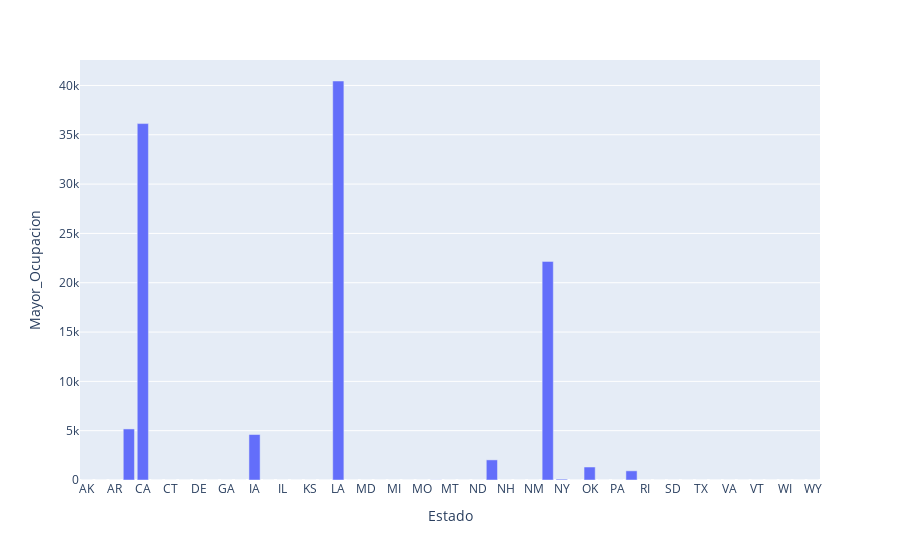

Source (notebook cell):
### Code cell
fig = px.bar(camas_estado, x='Estado', y='Mayor_Ocupacion')
fig.show()

### Figure 1 — Plotly figure (JSON) as saved in the notebook; plotly's stock layout.template omitted (floating-point values rounded to 4 significant figures)
{"data": [{"alignmentgroup": "True", "hovertemplate": "Estado=%{x}<br>Mayor_Ocupacion=%{y}<extra></extra>", "legendgroup": "", "marker": {"color": "#636efa", "pattern": {"shape": ""}}, "name": "", "offsetgroup": "", "orientation": "v", "showlegend": false, "textposition": "auto", "type": "bar", "x": ["AK", "AL", "AR", "AZ", "CA", "CO", "CT", "DC", "DE", "FL", "GA", "HI", "IA", "ID", "IL", "IN", "KS", "KY", "LA", "MA", "MD", "ME", "MI", "MN", "MO", "MS", "MT", "NC", "ND", "NE", "NH", "NJ", "NM", "NV", "NY", "OH", "OK", "OR", "PA", "PR", "RI", "SC", "SD", "TN", "TX", "UT", "VA", "VI", "VT", "WA", "WI", "WV", "WY"], "xaxis": "x", "y": [3, 0, 0, 5177, 36134, 0, 0, 0, 0, 0, 0, 0, 4611, 0, 0, 0, 0, 0, 40452, 0, 0, 0, 0, 0, 0, 14, 0, 0, 0, 2039, 0, 0, 0, 22164, 87, 0, 1316, 0, 0, 930, 0, 0, 0, 0, 0, 0, 0, 0, 0, 0, 0, 0, 0], "yaxis": "y"}], "layout": {"barmode": "relative", "legend": {"tracegroupgap": 0}, "margin": {"t": 60}, "xaxis": {"anchor": "y", "domain": [0, 1], "title": {"text": "Estado"}}, "yaxis": {"anchor": "x", "domain": [0, 1], "title": {"text": "Mayor_Ocupacion"}}}}
